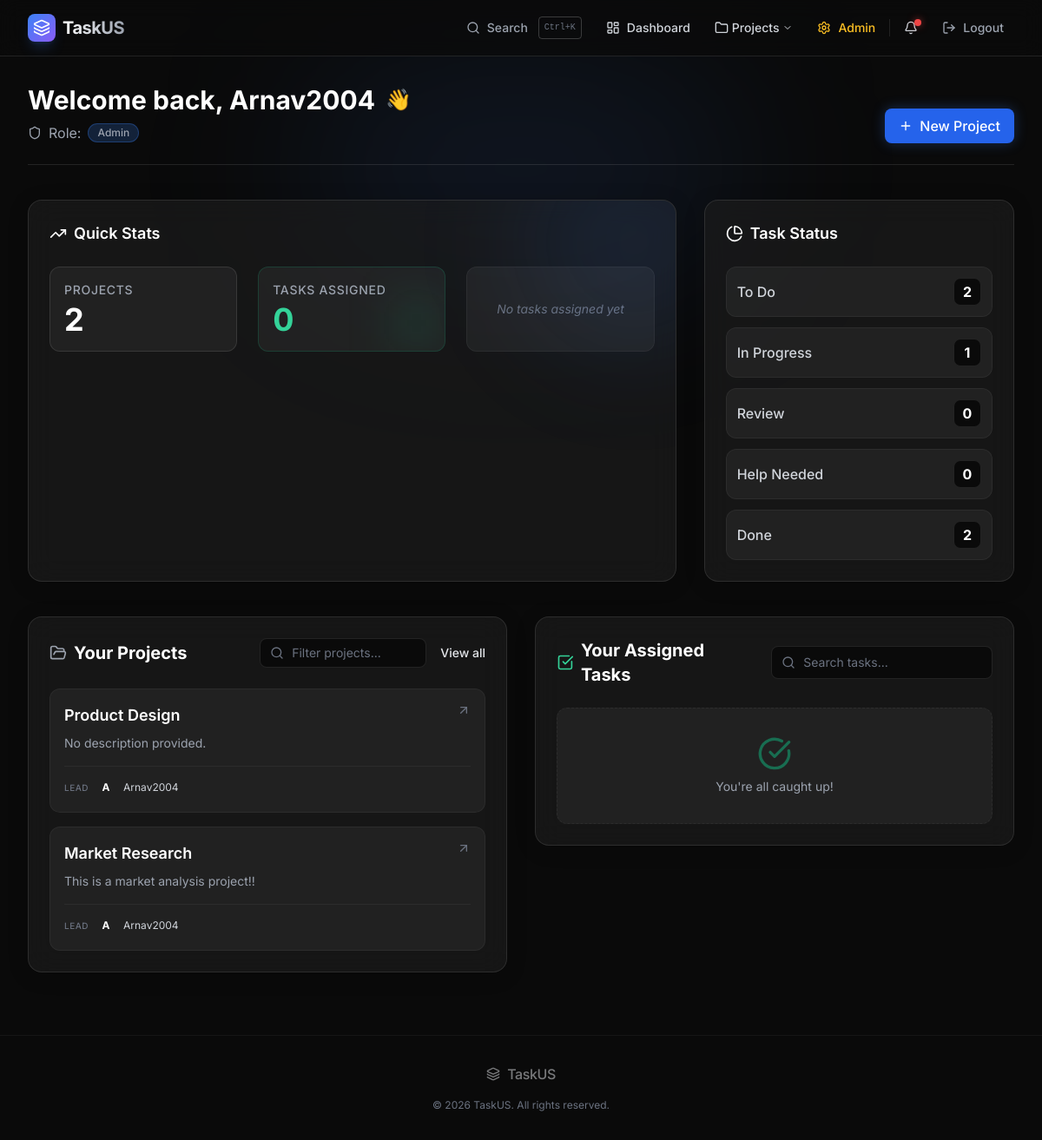
The app's page /dashboard (signed in) with its own data.
### app.py (models this page shows, shortened)
class User(db.Model):
    __tablename__ = 'users'
    id = db.Column(db.Integer, primary_key=True)
    username = db.Column(db.String(80), unique=True, nullable=False)
    email = db.Column(db.String(120), unique=True, nullable=False)
    password_hash = db.Column(db.String(256), nullable=False)
    role = db.Column(db.String(16), nullable=False, default='Member')
    is_suspended = db.Column(db.Boolean, default=False)
    created_at = db.Column(db.DateTime, default=datetime.utcnow)
    created_projects = db.relationship('Project', backref='owner', lazy=True)
    tasks_created = db.relationship('Task', foreign_keys='Task.created_by_id', backref='creator', lazy=True)
    membership = db.relationship('ProjectMember', backref='user', lazy=True)
    task_assignments = db.relationship('TaskAssignee', backref='user', lazy=True)

class Task(db.Model):
    __tablename__ = 'tasks'
    id = db.Column(db.Integer, primary_key=True)
    title = db.Column(db.String(180), nullable=False)
    description = db.Column(db.Text, nullable=True)
    status = db.Column(db.String(24), nullable=False, default='To Do')
    priority = db.Column(db.String(16), nullable=False, default='Medium')
    due_date = db.Column(db.Date, nullable=True)
    project_id = db.Column(db.Integer, db.ForeignKey('projects.id'), nullable=False)
    created_by_id = db.Column(db.Integer, db.ForeignKey('users.id'), nullable=False)
    created_at = db.Column(db.DateTime, default=datetime.utcnow)
    completed_at = db.Column(db.DateTime, nullable=True)
    proof_file_path = db.Column(db.String(255), nullable=True)
    completion_comments = db.Column(db.Text, nullable=True)
    admin_feedback = db.Column(db.Text, nullable=True)
    assignees = db.relationship('TaskAssignee', backref='task', lazy=True, cascade='all, delete')

class Project(db.Model):
    __tablename__ = 'projects'
    id = db.Column(db.Integer, primary_key=True)
    name = db.Column(db.String(140), nullable=False)
    description = db.Column(db.Text, nullable=True)
    created_at = db.Column(db.DateTime, default=datetime.utcnow)
    owner_id = db.Column(db.Integer, db.ForeignKey('users.id'), nullable=False)
    tasks = db.relationship('Task', backref='project', lazy=True, cascade='all, delete')
    members = db.relationship('ProjectMember', backref='project', lazy=True, cascade='all, delete')

### app.py (the view)
    def wrapped(*args, **kwargs):
        if not current_user():
            return redirect(url_for('login'))
        return view(*args, **kwargs)

### templates/dashboard.html (shortened to what this page needs)
{% extends 'base.html' %}
{% block content %}
<div class="mb-10 pb-6 border-b border-white/10 flex flex-col md:flex-row md:items-end justify-between gap-4">
    <div>
        <h1 class="text-3xl font-bold text-white flex items-center gap-3">
            {% if is_new_user %}
            Welcome, {{ user.username }}
            {% else %}
            Welcome back, {{ user.username }}
            {% endif %}
            <span class="text-2xl animate-bounce">👋</span>
        </h1>
        <div class="mt-2 flex items-center gap-2 text-gray-400">
            <i data-lucide="shield" class="w-4 h-4"></i>
            <span>Role:</span>
            {% if user.role == 'Admin' %}
                <span class="px-2.5 py-0.5 rounded-full text-xs font-medium bg-brand-500/20 text-brand-400 border border-brand-500/30">Admin</span>
            {% else %}
                <span class="px-2.5 py-0.5 rounded-full text-xs font-medium bg-emerald-500/20 text-emerald-400 border border-emerald-500/30">Member</span>
            {% endif %}
        </div>
    </div>
    {% if user.role == 'Admin' %}
    <div>
        <a href="{{ url_for('create_project') }}" class="inline-flex items-center px-4 py-2 bg-brand-600 hover:bg-brand-500 text-white rounded-lg font-medium transition-colors duration-200 shadow-[0_0_15px_rgba(59,130,246,0.3)]">
            <i data-lucide="plus" class="w-4 h-4 mr-2"></i>
            New Project
        </a>
    </div>
    {% endif %}
</div>
<div class="grid lg:grid-cols-3 gap-8 mb-10">
    <section class="lg:col-span-2 glass-card p-6 rounded-2xl border border-white/10 relative overflow-hidden">
        <div class="absolute -right-20 -top-20 w-64 h-64 bg-brand-500/10 rounded-full blur-3xl pointer-events-none"></div>
        <h3 class="text-lg font-semibold text-white mb-6 flex items-center gap-2">
            <i data-lucide="trending-up" class="w-5 h-5 text-brand-400"></i>
            Quick Stats
        </h3>
        <div class="grid grid-cols-1 md:grid-cols-3 gap-6">
            <div class="p-4 rounded-xl bg-white/5 border border-white/10 hover:bg-white/10 transition-colors">
                <p class="text-sm font-medium text-gray-400 uppercase tracking-wider mb-1">Projects</p>
                <p class="text-4xl font-bold text-white">{{ projects|length }}</p>
            </div>
            <div class="p-4 rounded-xl bg-white/5 border border-emerald-500/20 hover:bg-white/10 transition-colors relative overflow-hidden">
                <div class="absolute bottom-0 right-0 w-16 h-16 bg-emerald-500/10 blur-xl"></div>
                <p class="text-sm font-medium text-gray-400 uppercase tracking-wider mb-1">Tasks Assigned</p>
                <p class="text-4xl font-bold text-emerald-400">{{ assigned_tasks|length }}</p>
            </div>
            {% if assigned_tasks|length > 0 %}
            <div class="p-4 rounded-xl bg-white/5 border border-amber-500/20 hover:bg-white/10 transition-colors relative overflow-hidden">
                <div class="absolute bottom-0 right-0 w-16 h-16 bg-amber-500/10 blur-xl"></div>
                <p class="text-sm font-medium text-gray-400 uppercase tracking-wider mb-1">Total System Tasks</p>
                <p class="text-4xl font-bold text-amber-400">{% set total = status_counts.values()|sum %}{{ total }}</p>
            </div>
            {% else %}
            <div class="p-4 rounded-xl bg-white/5 border border-white/5 flex items-center justify-center">
                <p class="text-sm text-gray-500 italic">No tasks assigned yet</p>
            </div>
            {% endif %}
        </div>
    </section>
    <section class="glass-card p-6 rounded-2xl border border-white/10">
        <h3 class="text-lg font-semibold text-white mb-6 flex items-center gap-2">
            <i data-lucide="pie-chart" class="w-5 h-5 text-brand-400"></i>
            Task Status
        </h3>
        <div class="space-y-3">
            {% for label, count in status_counts.items() %}
                <div class="flex items-center justify-between p-3 rounded-xl bg-white/5 border border-white/5 hover:bg-white/10 transition-colors">
                    <span class="font-medium text-gray-300">{{ label }}</span>
                    <span class="inline-flex items-center justify-center w-8 h-8 rounded-lg bg-dark-900 border border-white/10 text-white font-bold">{{ count }}</span>
                </div>
            {% endfor %}
        </div>
    </section>
</div>
<div class="grid lg:grid-cols-2 gap-8 mb-10">
    <section class="glass-card p-6 rounded-2xl border border-white/10">
        <div class="flex flex-col sm:flex-row sm:items-center justify-between mb-6 gap-4">
            <h2 class="text-xl font-bold text-white flex items-center gap-2">
                <i data-lucide="folder-open" class="w-5 h-5 text-gray-400"></i>
                Your Projects
            </h2>
            <div class="flex items-center gap-4 w-full sm:w-auto">
                <div class="relative w-full sm:w-48">
                    <div class="absolute inset-y-0 left-0 pl-3 flex items-center pointer-events-none">
                    </div>
                    <input type="text" id="dashboard-project-search" placeholder="Filter projects..." class="block w-full pl-9 pr-3 py-1.5 rounded-lg border border-white/10 bg-dark-900 text-sm text-white placeholder-gray-500 focus:outline-none focus:border-brand-500 transition-all">
                </div>
                <a href="{{ url_for('create_project') }}" class="text-sm text-brand-400 hover:text-brand-300 font-medium whitespace-nowrap">View all</a>
            </div>
        </div>
        {% if projects %}
            <div class="space-y-4" id="dashboard-project-list">
                {% for project in projects[:4] %}
                    <a href="{{ url_for('project_detail', project_id=project.id) }}" class="project-item block p-4 rounded-xl bg-white/5 border border-white/5 hover:border-brand-500/50 hover:bg-white/10 transition-all group" data-title="{{ project.name | lower }}">
                        <div class="flex justify-between items-start mb-2">
                            <h4 class="text-lg font-semibold text-white group-hover:text-brand-400 transition-colors">{{ project.name }}</h4>
                            <i data-lucide="arrow-up-right" class="w-4 h-4 text-gray-500 group-hover:text-brand-400 transition-colors"></i>
                        </div>
                        <p class="text-sm text-gray-400 mb-4 line-clamp-2">{{ project.description or 'No description provided.' }}</p>
                        <div class="flex items-center justify-between pt-3 border-t border-white/5">
                            <div class="flex items-center gap-2 text-xs text-gray-500">
                                <span class="uppercase tracking-wider font-medium text-[10px]">Lead</span>
                                <div class="w-6 h-6 rounded-full bg-gradient-to-br from-brand-700 to-brand-500 flex items-center justify-center text-white font-bold">{{ project.owner.username[0] | upper }}</div>
                                <span class="text-gray-300">{{ project.owner.username }}</span>
                            </div>
                        </div>
                    </a>
                {% endfor %}
            </div>
        {% endif %}
    </section>
    <div class="space-y-8">
        <section class="glass-card p-6 rounded-2xl border border-white/10">
            <div class="flex flex-col sm:flex-row sm:items-center justify-between mb-6 gap-4">
                <h2 class="text-xl font-bold text-white flex items-center gap-2">
                    <i data-lucide="check-square" class="w-5 h-5 text-emerald-400"></i>
                    Your Assigned Tasks
                </h2>
                <div class="relative w-full sm:w-64">
                    <div class="absolute inset-y-0 left-0 pl-3 flex items-center pointer-events-none">
                    </div>
                    <input type="text" id="dashboard-task-search" placeholder="Search tasks..." class="block w-full pl-9 pr-3 py-2 rounded-lg border border-white/10 bg-dark-900 text-sm text-white placeholder-gray-500 focus:outline-none focus:ring-1 focus:ring-brand-500 transition-all">
                </div>
            </div>
            {% if assigned_tasks %}
                <div class="space-y-3" id="dashboard-task-list">
                    {% for task in assigned_tasks[:10] %}
                        <div class="task-item p-4 rounded-xl bg-white/5 border border-white/5 hover:bg-white/10 transition-colors" data-title="{{ task.title | lower }}" data-project="{{ task.project.name | lower }}">
                            <div class="flex items-start justify-between gap-4">
                                <div>
                                    <h4 class="text-white font-medium mb-1">{{ task.title }}</h4>
                                    <p class="text-xs text-gray-500">{{ task.project.name }}</p>
                                </div>
                                <div class="flex flex-col items-end gap-2">
                                    <div class="flex gap-2">
                                        {% set status_color = 'bg-blue-500/20 text-blue-400 border-blue-500/30' if task.status == 'In Progress' else 'bg-amber-500/20 text-amber-400 border-amber-500/30' if task.status == 'Review' else 'bg-emerald-500/20 text-emerald-400 border-emerald-500/30' if task.status == 'Done' else 'bg-gray-500/20 text-gray-400 border-gray-500/30' %}
                                        <span class="px-2 py-0.5 rounded text-xs font-medium border {{ status_color }}">{{ task.status }}</span>
                                        {% set priority_color = 'bg-red-500/20 text-red-400 border-red-500/30' if task.priority == 'High' else 'bg-amber-500/20 text-amber-400 border-amber-500/30' if task.priority == 'Medium' else 'bg-emerald-500/20 text-emerald-400 border-emerald-500/30' %}
                                        <span class="px-2 py-0.5 rounded text-xs font-medium border {{ priority_color }}">{{ task.priority }}</span>
                                    </div>
                                    {% if task.due_date %}
                                        <span class="text-xs text-gray-500 flex items-center gap-1"><i data-lucide="calendar" class="w-3 h-3"></i> {{ task.due_date.strftime('%b %d, %Y') }}</span>
                                    {% endif %}
                                </div>
                            </div>
                        </div>
                    {% endfor %}
                </div>
            {% else %}
                <div class="text-center py-8 rounded-xl bg-white/5 border border-white/5 border-dashed">
                    <i data-lucide="check-circle" class="w-10 h-10 text-emerald-500/50 mx-auto mb-2"></i>
                    <p class="text-gray-400 text-sm">You're all caught up!</p>
                </div>
            {% endif %}
        </section>
    </div>
</div>
{% endblock %}

### records on screen
User: username "Arnav2004"
Task: status "To Do", project "2"
Task: status "In Progress", created_by "1"
Project: name "Product Design", description "No description provided.", owner "A", owner.username "Arnav2004"
Project: name "Market Research", description "This is a market analysis project!!", owner "A", owner.username "Arnav2004"

### other values on screen
{{ projects|length }} "2"
{{ assigned_tasks|length }} "0"
{{ label }} "Review" "Help Needed" "Done"
{{ count }} "0" "0" "2"
